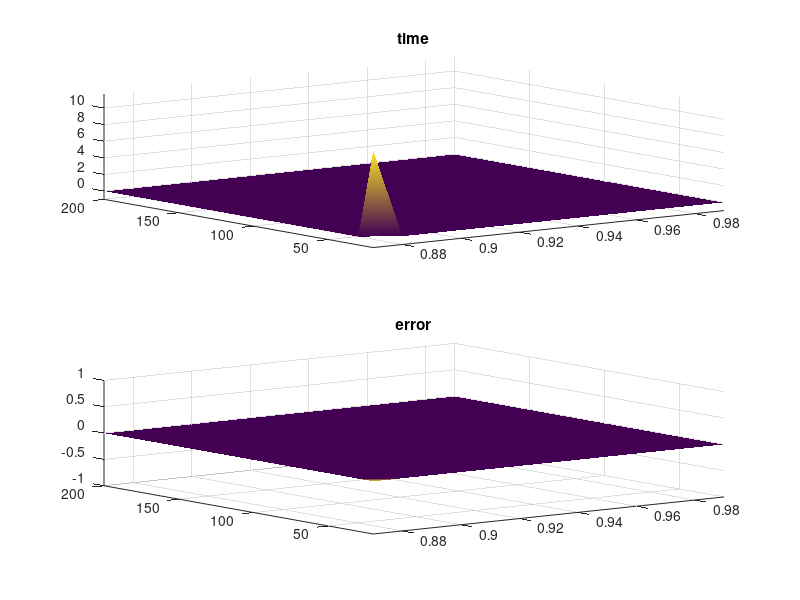

Write MATLAB code to recreate this figure.
clear all;
close all;

Nens = [20:10:110 125 150 200]; Nens = Nens(:);
percentInfo = [0.87:0.01:0.99]; percentInfo = percentInfo(:);
try
  load('resultats.mat');
catch fnf
  resultats = zeros(13, 13, 2);
end

figure(1)

subplot(2, 1, 1);
surf(percentInfo(1:end), Nens(1:end), resultats(:,:,1)); shading('interp');
axis([percentInfo(1), percentInfo(end), Nens(1), Nens(end), min(min(resultats(:,:,1))) - 1, 1 + max(max(resultats(:,:,1)))]);
title('time')

subplot(2, 1, 2);
surf(percentInfo(1:end), Nens(1:end), resultats(:,:,2)); shading('interp');
axis([percentInfo(1), percentInfo(end), Nens(1), Nens(end), min(min(resultats(:,:,2))) - 1, 1 + max(max(resultats(:,:,2)))]);
title('error')
